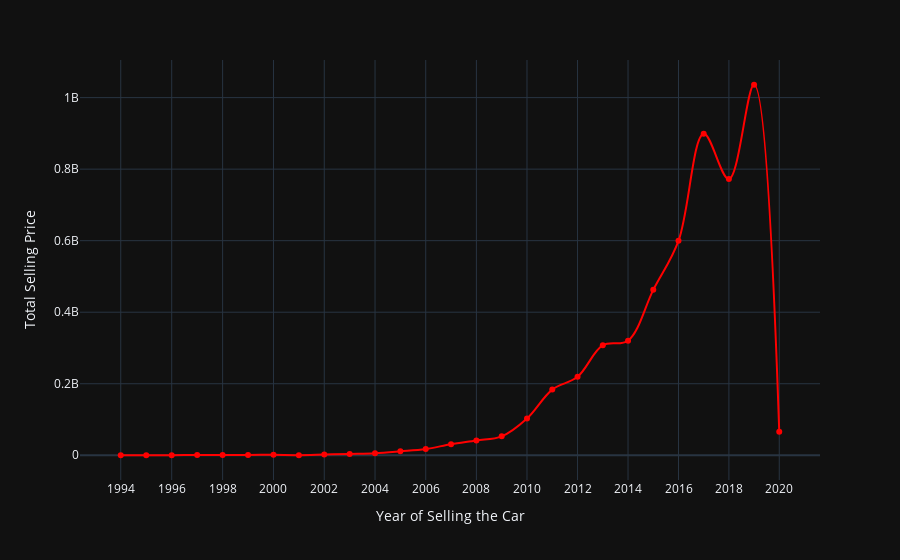

Here is the notebook cell this chart was saved with:
### Code cell
# Total Selling Price per Years
sum_Price_Years = df.groupby('year')['selling_price'].sum()
px.line(sum_Price_Years,
        x = sum_Price_Years.index,
        y = sum_Price_Years.values,
        labels={'y':'Total Selling Price','year':'Year of Selling the Car'},
        template = 'plotly_dark',
        markers = True,
        line_shape = 'spline',
        color_discrete_sequence = ['red'],
        log_x = True)

### Figure 1 — Plotly figure (JSON) as saved in the notebook; plotly's stock layout.template omitted (floating-point values rounded to 4 significant figures)
{"data": [{"hovertemplate": "Year of Selling the Car=%{x}<br>Total Selling Price=%{y}<extra></extra>", "legendgroup": "", "line": {"color": "red", "dash": "solid", "shape": "spline"}, "marker": {"symbol": "circle"}, "mode": "lines+markers", "name": "", "orientation": "v", "showlegend": false, "type": "scatter", "x": [1994, 1995, 1996, 1997, 1998, 1999, 2000, 2001, 2002, 2003, 2004, 2005, 2006, 2007, 2008, 2009, 2010, 2011, 2012, 2013, 2014, 2015, 2016, 2017, 2018, 2019, 2020], "xaxis": "x", "y": [144000, 55000, 82000, 774999, 521000, 1077000, 1146914, 279000, 1971999, 3758198, 5579855, 10925499, 17387148, 30985433, 41317516, 52854989, 102753987, 183594976, 219301977, 307723967, 320338960, 462496959, 599471972, 899094968, 772295980, 1035982984, 65509997], "yaxis": "y"}], "layout": {"legend": {"tracegroupgap": 0}, "margin": {"t": 60}, "xaxis": {"anchor": "y", "domain": [0, 1], "title": {"text": "Year of Selling the Car"}, "type": "log"}, "yaxis": {"anchor": "x", "domain": [0, 1], "title": {"text": "Total Selling Price"}}}}
